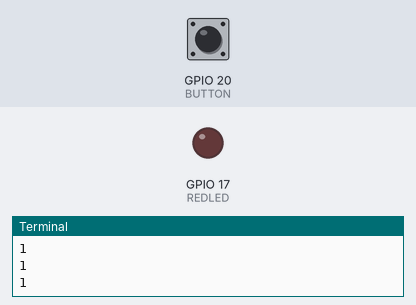
Simulated run of this program. Board: Raspberry Pi (BCM pin numbers). Shown: output pins drawn as LEDs (lit = HIGH), the last lines printed to the terminal. The inputs (shaded band) are chosen by the test bench; at power-on: GPIO 20 (BUTTON) HIGH.

Above: at 1.2 s.
1.3 s: GPIO 20 (BUTTON) pulled LOW for 0.15 s
At 1.4 s:
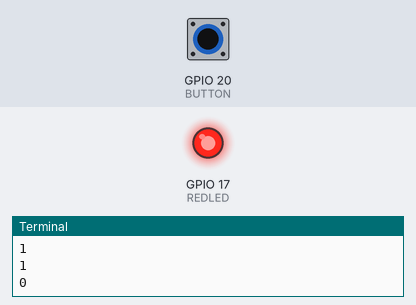
3.0 s: GPIO 20 (BUTTON) pulled LOW for 3.2 s
At 7.4 s:
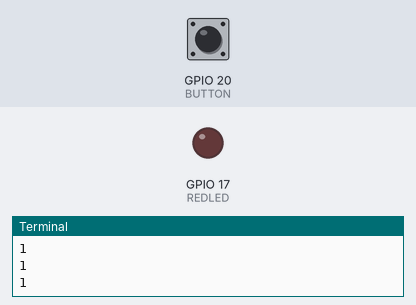
Timing chart, 0 to 8.9 s (numbered marks = the images above; inputs shaded):
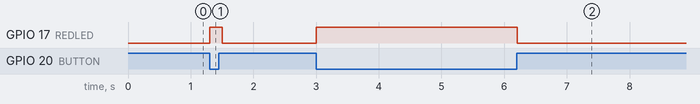

Measured:
- after the input at 1.3 s, GPIO 17 (REDLED): LOW → HIGH at once, → LOW 0.20 s later
- after the input at 3.0 s, GPIO 17 (REDLED): LOW → HIGH at once, → LOW 3.2 s later

The program:

07_IntPullup.py
```python
from time import sleep
import RPi.GPIO as GPIO
GPIO.setmode(GPIO.BCM)
delay=0.1
BUTTON=20
REDLED=17
GPIO.setup(BUTTON,GPIO.IN,pull_up_down=GPIO.PUD_UP)
GPIO.setup(REDLED,GPIO.OUT)

try :

	while True:
		readVal=GPIO.input(BUTTON)
		print(readVal)
		if readVal==1:
			GPIO.output(REDLED,0)
		if readVal==0:
			GPIO.output(REDLED,1)
		sleep(delay)
except KeyboardInterrupt:
	GPIO.cleanup()
	print("GPIO Ready to Go")
```
